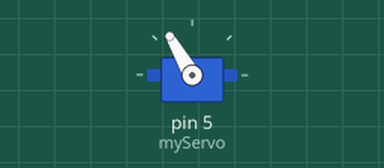
Recording of a sketch running on a simulated Arduino Uno, built with avr-gcc and run on an emulated ATmega328P. On the bench: servo.

Above: at 6.6 s.
At 22.6 s:
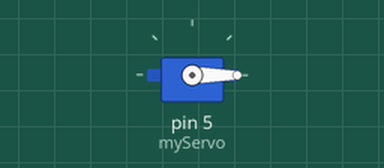
Timing chart, 0 to 40.0 s (numbered marks = the images above):
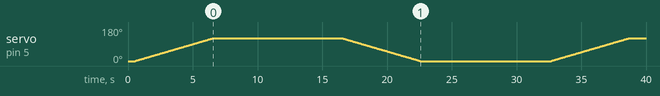

The sketch:

thumbRotation.ino
```cpp
#include <Servo.h>

Servo myServo; // Create a servo object

void setup() {
    myServo.attach(5); // Attach the servo to pin 5
    myServo.write(0); // Move the servo to 0 degrees
    delay(500); // Wait for 0.5 seconds
}

void loop() {
    // Move the servo from 0 to 120 degrees
    for (int angle = 0; angle <= 120; angle++) {
        myServo.write(angle); // Move the servo to the specified angle
        delay(50); // Delay for smooth movement
    }

    delay(10000); // Wait for 10 seconds

    // Move the servo from 120 to 0 degrees
    for (int angle = 120; angle >= 0; angle--) {
        myServo.write(angle); // Move the servo to the specified angle
        delay(50); // Delay for smooth movement
    }

    delay(10000); // Wait for 10 seconds
}
```
